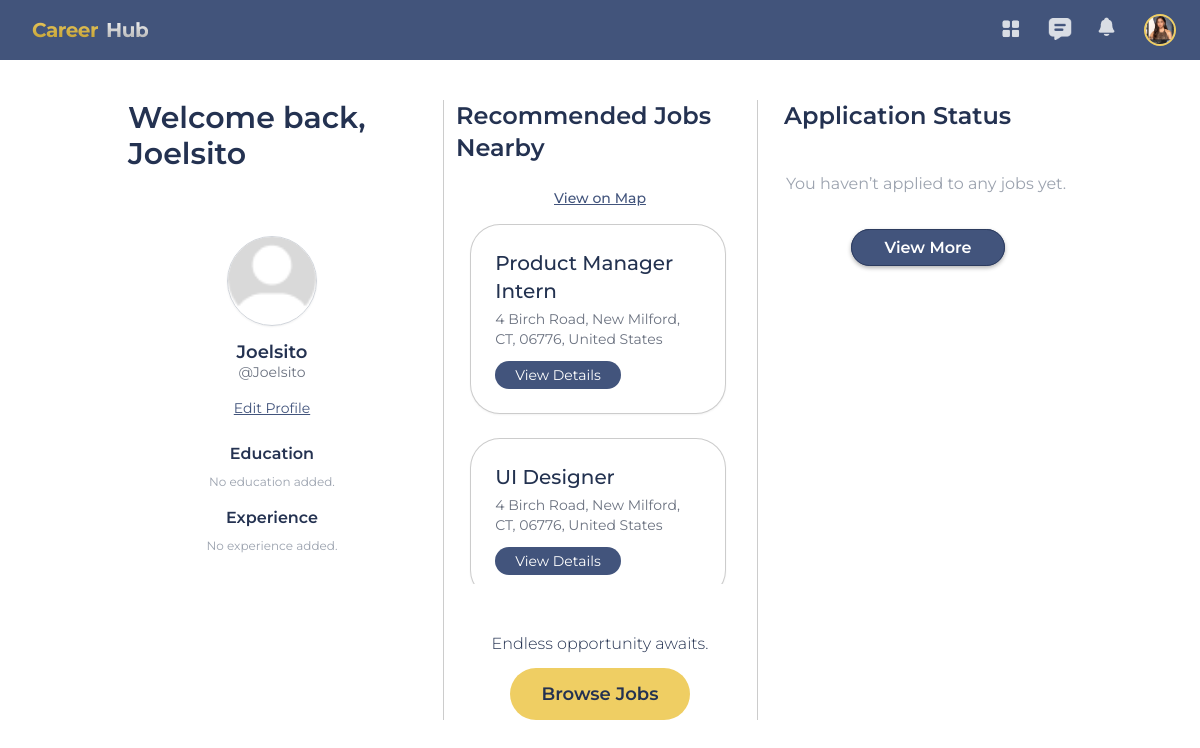
The page /accounts/dashboard/jobseeker/ (signed in) on the database its author committed.
### accounts/models.py (models this page shows, shortened)
class User(AbstractUser):
    JOB_SEEKER = 'job_seeker'
    RECRUITER = 'recruiter'
    ROLE_CHOICES = (
        (JOB_SEEKER, 'Job Seeker'),
        (RECRUITER, 'Recruiter'),
    )
    role = models.CharField(max_length=20, choices=ROLE_CHOICES)
    is_admin = models.BooleanField(default=False)

class RecruiterProfile(models.Model):
    user = models.OneToOneField(
        settings.AUTH_USER_MODEL,
        on_delete=models.CASCADE,
        related_name='recruiter'
    )
    profile_picture = models.ImageField(upload_to="profile_pics/", null=True, blank=True)
    company_name = models.CharField(max_length=255, blank=True)
    position = models.CharField(max_length=255, blank=True)

### jobs/models.py (models this page shows, shortened)
class Job(models.Model):
    FULL_TIME = "full_time"
    PART_TIME = "part_time"
    CONTRACT  = "contract"
    INTERN    = "intern"
    TEMP      = "temp"
    EMPLOYMENT_TYPES = [
        (FULL_TIME, "Full-time"),
        (PART_TIME, "Part-time"),
        (CONTRACT,  "Contract"),
        (INTERN,    "Internship"),
        (TEMP,      "Temporary"),
    ]
    recruiter = models.ForeignKey(
        settings.AUTH_USER_MODEL,
        on_delete=models.CASCADE,
        related_name="jobs_posted"
    )
    title = models.CharField(max_length=200)
    company = models.CharField(max_length=200, blank=True)
    street_address = models.CharField(max_length=255, blank=True, help_text="e.g. 123 Main Street")
    city = models.CharField(max_length=100, blank=True, help_text="e.g. Atlanta")
    state = models.CharField(max_length=100, blank=True, help_text="e.g. Georgia")
    zip_code = models.CharField(max_length=20, blank=True, help_text="e.g. 30332")
    country = models.CharField(max_length=100, blank=True, help_text="e.g. USA")
    location = models.CharField(max_length=255, blank=True, help_text="Auto-filled full address")
    latitude = models.FloatField(null=True, blank=True)
    longitude = models.FloatField(null=True, blank=True)
    employment_type = models.CharField(max_length=20, choices=EMPLOYMENT_TYPES, default=FULL_TIME)
    description = models.TextField()
    requirements = models.TextField(blank=True)
    min_salary = models.DecimalField(max_digits=10, decimal_places=2, null=True, blank=True)
    max_salary = models.DecimalField(max_digits=10, decimal_places=2, null=True, blank=True)
    remote = models.BooleanField(default=False, help_text="True if this job can be done remotely")
    visa_sponsorship = models.BooleanField(default=False, help_text="True if this job offers visa sponsorship")
    is_active = models.BooleanField(default=True)
    created_at = models.DateTimeField(auto_now_add=True)
    updated_at = models.DateTimeField(auto_now=True)
    class Meta:
        ordering = ["-created_at"]

### accounts/views.py (the view)
# urls.py: path("dashboard/jobseeker/", views.jobseeker_dashboard, name="jobseeker_dashboard"),
@login_required
def jobseeker_dashboard(request):
    user = request.user
    applications = Application.objects.filter(applicant=user).select_related('job')
    recommended_jobs = Job.objects.exclude(applications__applicant=user)[:3]
    return render(request, "accounts/jobseeker_dashboard.html", {
        "applications": applications,
        "recommended_jobs": recommended_jobs,
    })

### accounts/templates/accounts/jobseeker_dashboard.html (shortened to what this page needs)
{% extends "base.html" %}
{% load static %}
{% block content %}
<div class="min-h-screen bg-white px-6 py-10">
  <div class="relative max-w-[1400px] mx-auto">
    <div class="grid grid-cols-3 gap-10 items-start relative">
      <div class="flex flex-col items-center">
        <h1 class="text-3xl font-semibold text-[#243251] self-start mb-10">
          Welcome back, {{ user.jobseeker.full_name|default:user.username }}
        </h1>
        <div class="flex flex-col items-center mt-6">
          {% if user.jobseeker.profile_picture %}
            <img src="{{ user.jobseeker.profile_picture.url }}"
                 class="w-[90px] h-[90px] rounded-full border border-gray-300 object-cover shadow-sm mb-3">
          {% else %}
            <img src="{% static 'images/icon_profile.png' %}"
                 class="w-[90px] h-[90px] rounded-full border border-gray-300 object-cover shadow-sm mb-3">
          {% endif %}
<p class="text-lg font-semibold text-[#243251]">
  {{ user.jobseeker.full_name|default:user.username }}
</p>
<p class="text-sm text-gray-500 -mt-1">
  @{{ user.username }}
</p>
          <a href="{% url 'jobseeker_edit_profile' %}"
             class="mt-4 text-sm text-[#42547c] underline hover:text-[#2b3853]">
            Edit Profile
          </a>
          <div class="mt-6 text-center">
            <h4 class="font-semibold text-[#243251] mb-2">Education</h4>
            {% for edu in user.educations.all %}
              <p class="text-xs text-gray-600">
                {{ edu.degree }} – {{ edu.school }}
              </p>
            {% empty %}
              <p class="text-xs text-gray-400">No education added.</p>
            {% endfor %}
          </div>
          <div class="mt-4 text-center">
            <h4 class="font-semibold text-[#243251] mb-2">Experience</h4>
            {% for exp in user.experiences.all %}
              <p class="text-xs text-gray-600">
                {{ exp.title }} @ {{ exp.company }}
              </p>
            {% empty %}
              <p class="text-xs text-gray-400">No experience added.</p>
            {% endfor %}
          </div>
        </div>
      </div>
      <div>
        <h2 class="text-2xl font-semibold text-[#243251] mb-6">
          Recommended Jobs Nearby
        </h2>
        <div class="w-full flex justify-center mb-4">
          <a
            href="{% url 'jobs:job_map' %}"
            class="text-[#42547c] hover:text-[#2b3853] font-medium text-sm underline"
          >
            View on Map
          </a>
        </div>
        <div class="flex flex-col gap-6 items-center max-h-[360px] overflow-y-auto pr-1">
          {% for job in recommended_jobs %}
          <div
            class="w-[90%] p-6 rounded-[30px] border border-black/20 shadow-sm bg-white hover:shadow-md transition"
          >
            <p class="text-xl font-medium mb-1">{{ job.title }}</p>
            <p class="text-sm text-gray-500 mb-3">{{ job.location }}</p>
            <a
              href="{% url 'jobs:job_detail' job.id %}"
              class="inline-block bg-[#42547c] text-white rounded-full px-5 py-1 text-sm hover:bg-[#2b3853] transition"
            >
              View Details
            </a>
          </div>
          {% empty %}
          <p class="text-gray-400 text-center mt-4">
            No recommended jobs right now.
          </p>
          {% endfor %}
        </div>
        <div class="text-center mt-12">
          <p class="text-[#243251] font-light mb-3">
            Endless opportunity awaits.
          </p>
          <a
            href="{% url 'jobs:job_list' %}"
            class="inline-block bg-[#efce63] text-[#243251] rounded-full px-8 py-3 font-semibold text-lg hover:bg-[#d4b94a] transition"
          >
            Browse Jobs
          </a>
        </div>
      </div>
      <div>
        <h2 class="text-2xl font-semibold text-[#243251] mb-6">
          Application Status
        </h2>
        <div class="flex flex-col gap-6 items-center max-h-[360px] overflow-y-auto pr-1">
          {% for app in applications %}
          <div
            class="w-[90%] p-5 rounded-[30px] border border-black/20 shadow-sm bg-white flex justify-between items-center"
          >
            <div>
              <p class="text-sm font-medium">{{ app.job.title }}</p>
              <p class="text-xs text-gray-600">{{ app.job.company_name }}</p>
            </div>
            {% if app.final_decision == "hired" %}
              <span class="text-green-600 text-sm font-medium">Accepted</span>
            {% elif app.final_decision == "rejected" %}
              <span class="text-red-600 text-sm font-medium">Rejected</span>
            {% else %}
              {% if app.status == "review" %}
                <span class="text-[#d9b337] text-sm font-medium">In Review</span>
              {% elif app.status == "applied" %}
                <span class="text-[#607cb9] text-sm font-medium">Applied</span>
              {% else %}
                <span class="text-gray-500 text-sm">{{ app.status|title }}</span>
              {% endif %}
            {% endif %}
          </div>
          {% empty %}
          <p class="text-gray-400 text-center mt-4">
            You haven’t applied to any jobs yet.
          </p>
          {% endfor %}
        </div>
        <div class="text-center mt-10">
          <a
            href="{% url 'my_applications' %}"
            class="btn-secondary px-8 py-2 text-[16px]"
          >
            View More
          </a>
        </div>
      </div>
    </div>
  </div>
</div>
{% endblock %}

### templates/components/navbar.html (shortened to what this page needs)
{% load static %}
<nav class="w-full h-[60px] flex items-center justify-between bg-[#42547b] px-6 shadow-md z-50">
  <div class="flex items-center gap-1">
    <a href="{% if user.role == 'job_seeker' %}{% url 'jobseeker_dashboard' %}
             {% else %}{% url 'recruiter_dashboard' %}{% endif %}"
       class="flex items-center gap-1">
      <span class="ml-2 bg-gradient-to-b from-[#EFCE63] to-[#BD9B2E] bg-clip-text text-transparent font-bold text-xl tracking-tight">
      </span>
      <span class="ml-1 bg-gradient-to-b from-white to-[#A6A6A6] bg-clip-text text-transparent font-bold text-xl tracking-tight">
      </span>
    </a>
  </div>
  <div class="flex items-center gap-6 relative">
    {% if user.is_authenticated %}
      {% if user.role == 'job_seeker' %}
        <a href="{% url 'jobseeker_dashboard' %}"
           class="w-6 h-6 opacity-80 hover:opacity-100 transition-opacity">
          <img src="{% static 'images/icon_dashboard.png' %}" />
        </a>
      {% else %}
        <a href="{% url 'recruiter_dashboard' %}"
           class="w-6 h-6 opacity-80 hover:opacity-100 transition-opacity">
          <img src="{% static 'images/icon_dashboard.png' %}" />
        </a>
      {% endif %}
      <a href="{% url 'messaging:inbox' %}"
         class="w-6 h-6 opacity-80 hover:opacity-100 transition-opacity">
        <img src="{% static 'images/icon_messages.png' %}" />
      </a>
    {% endif %}
    <div class="relative">
      <button id="notifications-toggle"
              class="w-6 h-6 opacity-80 hover:opacity-100 transition-opacity">
        <img src="{% static 'images/icon_notifications.png' %}" />
      </button>
    </div>
    <button id="profile-btn"
        class="w-8 h-8 rounded-full overflow-hidden border-2 border-[#efce63] bg-[#d9d9d9]">
    {% if user.role == "job_seeker" and user.jobseeker.profile_picture %}
        <img src="{{ user.jobseeker.profile_picture.url }}" class="w-full h-full object-cover">
    {% elif user.role == "recruiter" and user.recruiter.profile_picture %}
        <img src="{{ user.recruiter.profile_picture.url }}" class="w-full h-full object-cover">
    {% else %}
        <img src="{% static 'images/icon_profile.png' %}" class="w-full h-full object-cover">
    {% endif %}
</button>
    </div>
</nav>

### rows shown on the page
User: recruiter.profile_picture (picture), jobseeker.full_name "Joelsito", username "Joelsito"
Job: title "Product Manager Intern", location "4 Birch Road, New Milford, CT, 06776, United States"
Job: title "UI Designer", location "4 Birch Road, New Milford, CT, 06776, United States"
